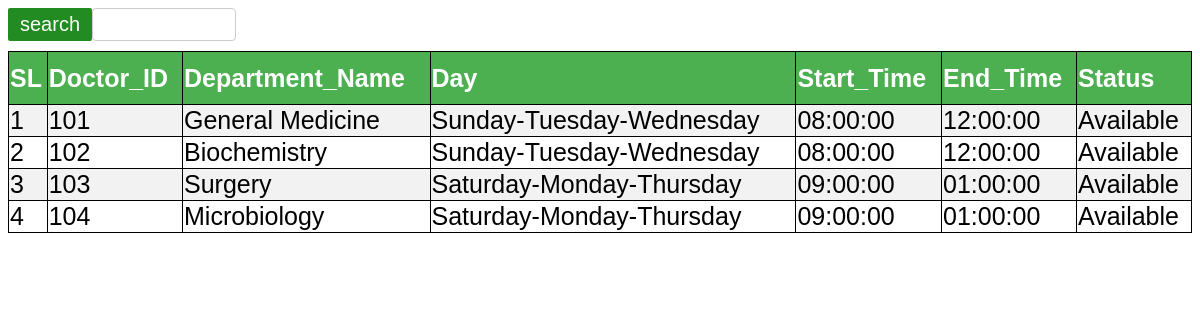
The app's page /HMS/display/list-dshedule.php with its own data.
### tables this page shows
CREATE TABLE `dshedule` (
  `sl` int(6) NOT NULL,
  `doctor_id` int(6) DEFAULT NULL,
  `department` varchar(50) NOT NULL,
  `day` varchar(50) DEFAULT NULL,
  `start_time` time DEFAULT NULL,
  `end_time` time DEFAULT NULL,
  `status` varchar(50) DEFAULT NULL
);

### HMS/display/list-dshedule.php (the view, shortened to what this page needs)
<!DOCTYPE html>
<html>
<head>
</head>
<body>
	<div class="container">
		<form action="search-dshedule.php" method="post">
			<input type="text" name="search" >
			<button class="btn">search</button>
		</form>
	</div>
<table>
		<tr>
			<th>SL</th>
			<th>Doctor_ID</th>
			<th>Department_Name</th>
			<th>Day</th>
			<th>Start_Time</th>
			<th>End_Time</th>
			<th>Status</th>
		</tr>
		<?php
		$conn =mysqli_connect("localhost", "root", "", "hospital");
          $sql = "SELECT * FROM dshedule";
            $result = $conn->query($sql);
            if ($result->num_rows > 0) {
            while($row = $result->fetch_assoc()) {
            echo "<tr><td> " . $row["sl"]. "</td><td> " . $row["doctor_id"]. " </td><td>" . $row["department"]. "</td><td>" .$row["day"]."</td><td>".$row["start_time"]."</td><td>".$row["end_time"]."</td><td>".$row["status"]."</td></tr>"; }
              echo"</table>";
               }
              else {
              echo "0 results";
               }
		?>
</body>
</html>

### HMS/display/list-dshedule.php (style rules this page uses)
.btn { background-color: #228B22; color: white; padding: 5px 12px; border: none; border-radius: 2px; cursor: pointer; float: left; font-size:20px; }
input[type=text] { width: 10%; padding: 8px 12px; border: 1px solid #ccc; border-radius: 4px; resize: vertical; }
.container { padding-bottom:10px; }
table { border-collapse:collapse; color:black; width:100%; font-family:sans-serif; font-size:25px; text-align:left; padding-left:15px; }
table,th,td { border:1px solid black; }
th { background-color:#4CAF50; color:white; height:50px; }
td { height:10px; vertical-align:bottom; }
tr:nth-child(even) { background-color: #f2f2f2 }

### records on screen
dshedule: sl "1", doctor "101", department "General Medicine", day "Sunday-Tuesday-Wednesday", start_time "08:00:00", end_time "12:00:00", status "Available"
dshedule: sl "2", doctor "102", department "Biochemistry", day "Sunday-Tuesday-Wednesday", start_time "08:00:00", end_time "12:00:00", status "Available"
dshedule: sl "3", doctor "103", department "Surgery", day "Saturday-Monday-Thursday", start_time "09:00:00", end_time "01:00:00", status "Available"
dshedule: sl "4", doctor "104", department "Microbiology", day "Saturday-Monday-Thursday", start_time "09:00:00", end_time "01:00:00", status "Available"
